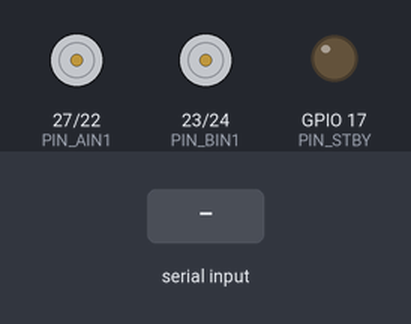
The program below on a simulated Raspberry Pi (BCM pin numbers). On the bench: motor-driver pin pairs drawn as motors (green arrow = first pin HIGH = forward, orange = second pin HIGH = backward, longer = more drive, scaled by the enable pin, stopped while the standby pin is LOW), output pins drawn as LEDs (lit = HIGH). Inputs (shaded band) come from the test bench. What the program prints to the terminal is not drawn. At 9.3 s the program stops and its outputs stay as they are.

Above: at 1.2 s.
1.3 s: "backward" typed at the terminal, then Enter
At 1.6 s:
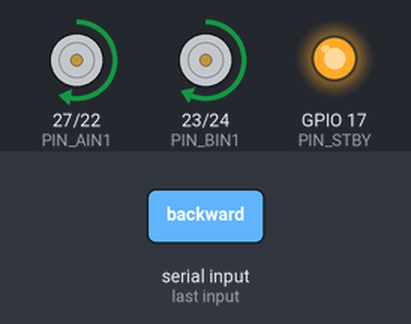
At 4.8 s:
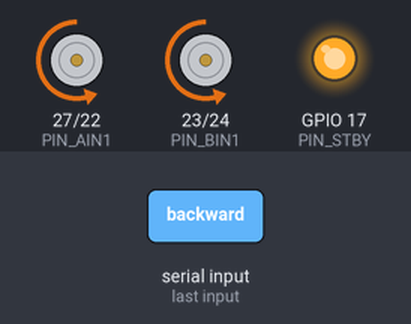
Timing chart, 0 to 10.8 s (numbered marks = the images above; inputs shaded):
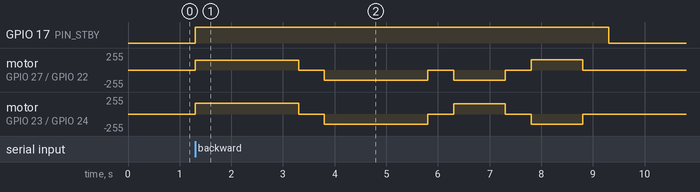

Measured:
- after the input at 1.3 s, GPIO 17 (PIN_STBY): LOW → HIGH at once, → LOW 8.0 s later; motor on GPIO 27 (PIN_AIN1) / GPIO 22 (PIN_AIN2): stopped → forward 148/255 at once, → stopped 2.0 s later, → backward 153/255 0.50 s later, → stopped 2.0 s later, … (8 changes in this stretch)

The program:

motor.py
```python
"""
电机控制模块
基于 TB6612FNG 双路电机驱动,控制四轮小车(同侧两轮并联为一路)

引脚分配(BCM 编号):
    STBY:           GPIO 17  (使能)
    左电机 IN1/IN2: GPIO 27 / GPIO 22
    左电机 PWM:     GPIO 18  (硬件 PWM)
    右电机 IN1/IN2: GPIO 23 / GPIO 24
    右电机 PWM:     GPIO 13  (硬件 PWM)
"""

import RPi.GPIO as GPIO
import time


class Motor:
    """TB6612 电机控制类"""

    # 引脚定义(BCM)
    PIN_STBY = 17
    PIN_AIN1 = 27   # 左电机
    PIN_AIN2 = 22
    PIN_PWMA = 18
    PIN_BIN1 = 23   # 右电机
    PIN_BIN2 = 24
    PIN_PWMB = 13

    PWM_FREQ = 1000  # PWM 频率 1kHz

    #bias = 1.1

    def __init__(self):
        GPIO.setmode(GPIO.BCM)
        GPIO.setwarnings(False)

        # 初始化所有控制引脚为输出
        for pin in [self.PIN_STBY, self.PIN_AIN1, self.PIN_AIN2,
                    self.PIN_BIN1, self.PIN_BIN2,
                    self.PIN_PWMA, self.PIN_PWMB]:
            GPIO.setup(pin, GPIO.OUT)
            GPIO.output(pin, GPIO.LOW)

        # PWM 对象
        self.pwm_a = GPIO.PWM(self.PIN_PWMA, self.PWM_FREQ)
        self.pwm_b = GPIO.PWM(self.PIN_PWMB, self.PWM_FREQ)
        self.pwm_a.start(0)
        self.pwm_b.start(0)

        # 使能驱动
        GPIO.output(self.PIN_STBY, GPIO.HIGH)

        self._current_speed = 0

    # ------- 私有方法 -------

    def _set_left(self, direction, speed):
        """direction: 1=正转, -1=反转, 0=停"""
        if direction > 0:
            GPIO.output(self.PIN_AIN1, GPIO.HIGH)
            GPIO.output(self.PIN_AIN2, GPIO.LOW)
        elif direction < 0:
            GPIO.output(self.PIN_AIN1, GPIO.LOW)
            GPIO.output(self.PIN_AIN2, GPIO.HIGH)
        else:
            GPIO.output(self.PIN_AIN1, GPIO.LOW)
            GPIO.output(self.PIN_AIN2, GPIO.LOW)
        self.pwm_a.ChangeDutyCycle(max(0, min(100, speed)))

    def _set_right(self, direction, speed):
        if direction > 0:
            GPIO.output(self.PIN_BIN1, GPIO.HIGH)
            GPIO.output(self.PIN_BIN2, GPIO.LOW)
        elif direction < 0:
            GPIO.output(self.PIN_BIN1, GPIO.LOW)
            GPIO.output(self.PIN_BIN2, GPIO.HIGH)
        else:
            GPIO.output(self.PIN_BIN1, GPIO.LOW)
            GPIO.output(self.PIN_BIN2, GPIO.LOW)
        self.pwm_b.ChangeDutyCycle(max(0, min(100, speed)))

    # ------- 公开运动方法 -------

    def forward(self, speed=60):
        """前进, speed 范围 0-100"""
        self._set_right(1, speed * 1.052)
        self._set_left(1, speed * 0.97)


        self._current_speed = speed

    def backward(self, speed=50):
        self._set_left(-1, speed)
        self._set_right(-1, speed)
        self._current_speed = -speed

    def turn_left(self, speed=50):
        """原地左转(左轮反转,右轮正转)"""
        self._set_left(-1, speed)
        self._set_right(1, speed)

    def turn_right(self, speed=50):
        self._set_left(1, speed)
        self._set_right(-1, speed)

    def stop(self):
        self._set_left(0, 0)
        self._set_right(0, 0)
        self._current_speed = 0

    def move_for(self, action, speed=50, seconds=1.0):
        """执行动作 N 秒后自动停止
        action: 'forward' / 'backward' / 'left' / 'right'
        """
        actions = {
            'forward': self.forward,
            'backward': self.backward,
            'left': self.turn_left,
            'right': self.turn_right,
        }
        if action not in actions:
            raise ValueError(f"未知动作: {action}")
        actions[action](speed)
        time.sleep(seconds)
        self.stop()

    def cleanup(self):
        """释放 GPIO 资源,程序退出前必调"""
        try:
            self.stop()
            self.pwm_a.stop()
            self.pwm_b.stop()
            GPIO.output(self.PIN_STBY, GPIO.LOW)
        except Exception:
            pass
        GPIO.cleanup()


# ------- 自测主程序 -------
if __name__ == "__main__":
    print("=== 电机自测程序 ===")
    print("请把小车架空,避免乱跑撞人!")
    input("准备好按回车继续...")

    car = Motor()
    try:
        print("[1/5] 前进 2 秒")
        car.move_for('forward', speed=60, seconds=2)
        time.sleep(0.5)

        print("[2/5] 后退 2 秒")
        car.move_for('backward', speed=60, seconds=2)
        time.sleep(0.5)

        print("[3/5] 左转 1 秒")
        car.move_for('left', speed=60, seconds=1)
        time.sleep(0.5)

        print("[4/5] 右转 1 秒")
        car.move_for('right', speed=60, seconds=1)
        time.sleep(0.5)

        print("[5/5] 停止")
        car.stop()
        print("自测完成 ✓")

    finally:
        car.cleanup()
```
